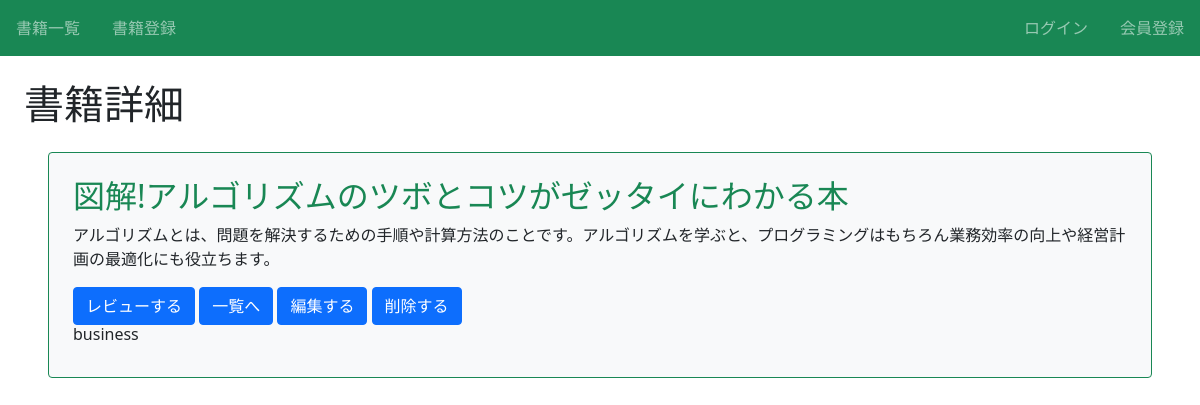
/book/8/detail/ (signed in), run on the app's committed database.
### book/models.py (models this page shows, shortened)
class Book(models.Model):
    title=models.CharField(max_length=100)
    text=models.TextField()
    thumbnail = models.ImageField(null=True, blank=True)
    category=models.CharField(
        max_length=100,
        choices=CATEGORY
        )
    user=models.ForeignKey('auth.user',on_delete=models.CASCADE)

### book/views.py (the view)
# urls.py: path('book/<int:pk>/detail/',views.DetailBookView.as_view(),name='detail-book'),
class DetailBookView(LoginRequiredMixin,DetailView):
    template_name='book/book_detail.html'
    model=Book

### book/templates/book/book_detail.html (shortened to what this page needs)
{% extends 'base.html' %}
{% block h1 %}書籍詳細{% endblock %}
{% block content %}
    <div class="p-4 m-4 bg-light border border-success rounded">
        <h2 class="text-success">{{ object.title }}</h2>
        <p>{{ object.text }}</p>
        <a href="{% url 'review' object.pk %}" class="btn btn-primary">レビューする</a>
        <a href="{% url 'list-book'  %}" class="btn btn-primary">一覧へ</a>
        <a href="{% url 'update-book' object.pk %}" class="btn btn-primary">編集する</a>
        <a href="{% url 'delete-book' object.pk %}" class="btn btn-primary">削除する</a>
        <h6 class="card-title">{{ object.category }}</h6>
    </div>
{% endblock content %}

### book/static/book/css/style.css (style rules this page uses)
a { text-decoration: none; }

### data on the page
Book: title "図解!アルゴリズムのツボとコツがゼッタイにわかる本", text "アルゴリズムとは、問題を解決するための手順や計算方法のことです。アルゴリズムを学ぶと、プログラミングはもちろん業務効率の向上や経営計画の最適化にも役立ちます。", category "business"
